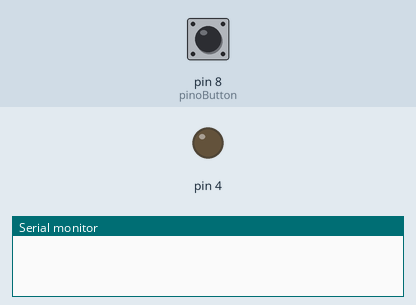
This sketch was run on a simulated Arduino Uno, built with avr-gcc and run on an emulated ATmega328P. Parts: output pins drawn as LEDs (lit = HIGH), the last lines printed to the serial monitor. Dashed ring = blinking. The inputs (shaded band) are chosen by the test bench; at power-on: pin 8 (pinoButton) LOW.

Above: at 2.2 s.
2.3 s: pin 8 (pinoButton) pulled HIGH for 1 s
At 3.9 s:
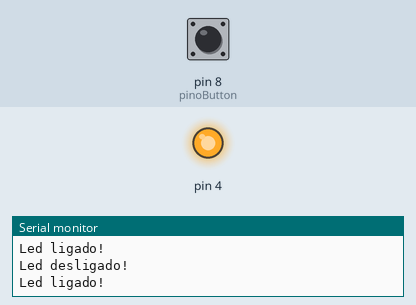
4.8 s: pin 8 (pinoButton) pulled HIGH for 0.15 s
At 5.3 s:
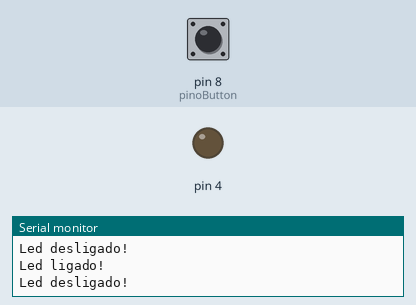
6.4 s: pin 8 (pinoButton) pulled HIGH for 3.2 s
At 6.55 s:
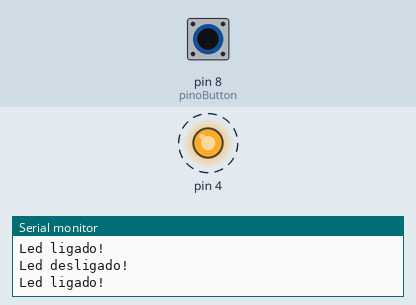
Timing chart, 0 to 10.9 s (numbered marks = the images above; inputs shaded):
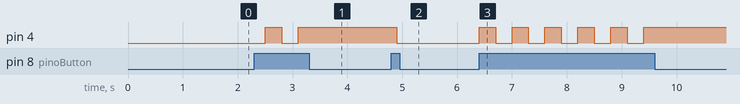

The sketch:

push_button.ino
```cpp
// declaração da constante que armazena o pino do Push Button nhaaaaaa
#define pinoButton 8

//delclaração da variavel de estado do botão
bool status = false;

int led = 4;

void setup() {


  // definir a modalidade do pino
  pinMode(4, OUTPUT);

  pinMode(pinoButton, INPUT);

  Serial.begin(9600);

  delay(1000);  // a paradinhaaaa, a pardinha a a a a
}

void loop() {
  //  lendo o pino digitavel através da constante
  //Serial.println(digitalRead(pinoButton));

  if (digitalRead(pinoButton) == 1 && status == false){
    digitalWrite(4, HIGH);
    Serial.println("Led ligado!");
    status = true;

  }
  else if (digitalRead(pinoButton) == 1 && status == true) {
    digitalWrite(4, LOW);
    Serial.println("Led desligado!");
    status = false;
  }

  delay(300);  //a paradinhaaaaa, a paradinha a a a a
}
```

Measured:
- after the input at 2.3 s, pin 4: LOW → HIGH after 0.20 s, → LOW 0.30 s later, → HIGH 0.30 s later
- after the input at 4.8 s, pin 4: HIGH → LOW after 0.10 s
- after the input at 6.4 s, pin 4: alternates HIGH for 0.30 s and LOW for 0.30 s, 11 changes in all, then stays HIGH, starting at once
